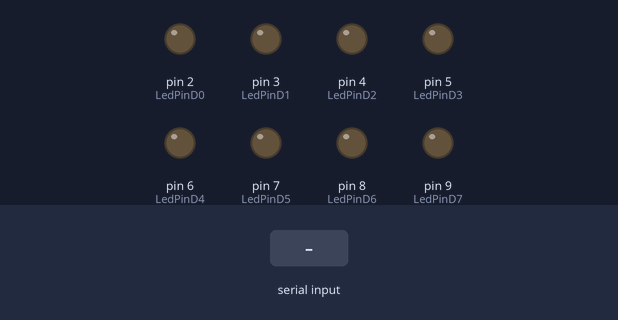
Simulated run of this sketch. Board: Arduino Uno, built with avr-gcc and run on an emulated ATmega328P. On the bench: output pins drawn as LEDs (lit = HIGH). The test bench sets the inputs (shaded band). What the sketch prints to the serial monitor is not drawn.

Above: at 2.2 s.
2.3 s: "1" received over the second serial link
At 2.9 s:
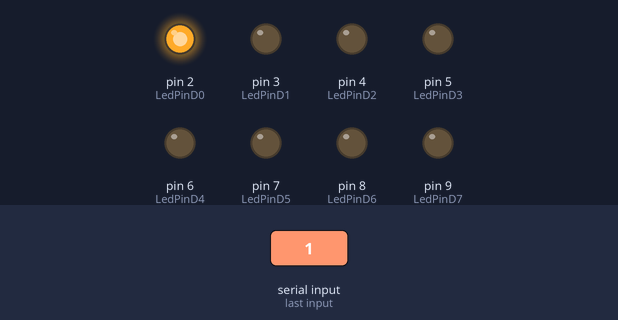
3.8 s: "2" received over the second serial link
At 5.0 s:
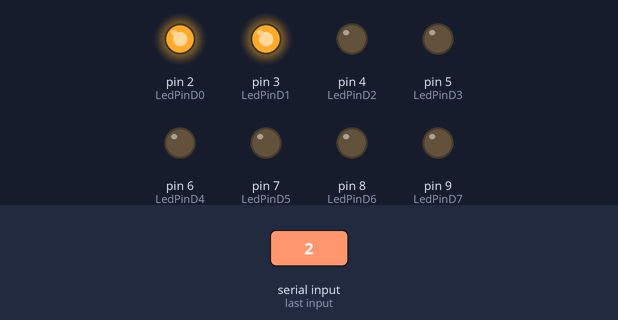
5.3 s: "3" received over the second serial link
At 6.3 s:
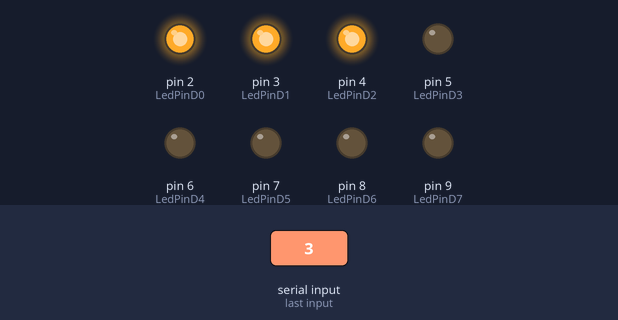
6.8 s: "4" received over the second serial link
At 7.5 s:
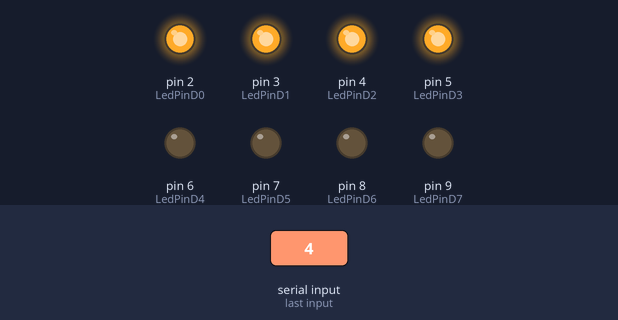
8.3 s: "5" received over the second serial link
At 8.6 s:
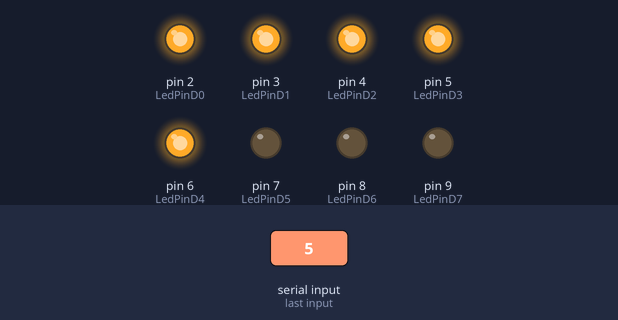
9.8 s: "6" received over the second serial link
At 11.0 s:
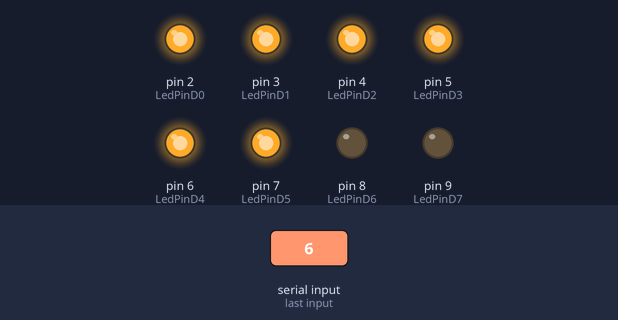
Timing chart, 0 to 12.3 s (numbered marks = the images above; inputs shaded):
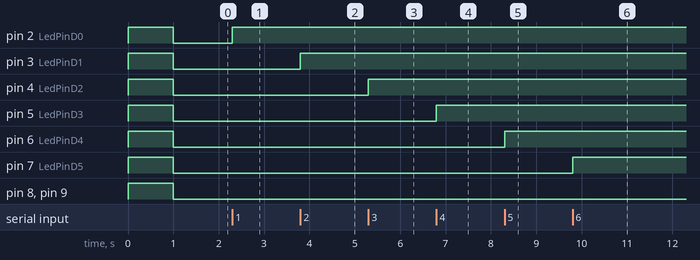

Measured:
- after the input at 2.3 s, pin 2 (LedPinD0): LOW → HIGH at once
- after the input at 3.8 s, pin 3 (LedPinD1): LOW → HIGH at once
- after the input at 5.3 s, pin 4 (LedPinD2): LOW → HIGH at once
- after the input at 6.8 s, pin 5 (LedPinD3): LOW → HIGH at once
- after the input at 8.3 s, pin 6 (LedPinD4): LOW → HIGH at once
- after the input at 9.8 s, pin 7 (LedPinD5): LOW → HIGH at once

The sketch:

BT_Talk_Speech_Light.ino
```cpp
//  ref HC-05與HC-06藍牙模組補充說明（三）：使用Arduino設定AT命令
// ref http://swf.com.tw/?p=712

#include <SoftwareSerial.h>   // 引用程式庫
#define LedPinD0 2
#define LedPinD1 3
#define LedPinD2 4
#define LedPinD3 5
#define LedPinD4 6
#define LedPinD5 7
#define LedPinD6 8
#define LedPinD7 9
#define ascStart 48
char getdata ;  // 儲存接收資料的變數

// 定義連接藍牙模組的序列埠
SoftwareSerial BT(11, 12); // 接收腳, 傳送腳

void setup() {

  pinMode(LedPinD0 , OUTPUT) ;    // set Button pin as input data
  pinMode(LedPinD1 , OUTPUT) ;    // set Button pin as input data
  pinMode(LedPinD2 , OUTPUT) ;    // set Button pin as input data
  pinMode(LedPinD3 , OUTPUT) ;    // set Button pin as input data
  pinMode(LedPinD4 , OUTPUT) ;    // set Button pin as input data
  pinMode(LedPinD5 , OUTPUT) ;    // set Button pin as input data
  pinMode(LedPinD6 , OUTPUT) ;    // set Button pin as input data
  pinMode(LedPinD7 , OUTPUT) ;    // set Button pin as input data

  Serial.begin(9600);   // 與電腦序列埠連線
  Serial.println("BT is ready!");

  // 設定藍牙模組的連線速率
  // 如果是HC-05，請改成38400
  BT.begin(9600);
   allLightOn() ;
   delay(1000);
   allLightOff() ;
}

void loop() {

    getdata = '@';
  // 若收到藍牙模組的資料，則送到「序列埠監控視窗」
  if (BT.available()) {
    getdata = BT.read();
    Serial.print(getdata, HEX);
  }

    if (getdata == '0')
        {
          allLightOff() ;
        }

    if (getdata == '9')
        {
          allLightOn() ;
        }

    if (getdata == '1')
        {
          digitalWrite(LedPinD0, HIGH) ;
        }

    if (getdata == '2')
        {
          digitalWrite(LedPinD1, HIGH) ;
        }

    if (getdata == '3')
        {
          digitalWrite(LedPinD2, HIGH) ;
        }

    if (getdata == '4')
        {
          digitalWrite(LedPinD3, HIGH) ;
        }

    if (getdata == '5')
        {
          digitalWrite(LedPinD4, HIGH) ;
        }

    if (getdata == '6')
        {
          digitalWrite(LedPinD5, HIGH) ;
        }

    if (getdata == '7')
        {
          digitalWrite(LedPinD6, HIGH) ;
        }

    if (getdata == '8')
        {
          digitalWrite(LedPinD7, HIGH) ;
        }

    if (getdata == 'T')
        {
          delay(1000);
        }

}

void allLightOn()
{
            digitalWrite(LedPinD0, HIGH) ;
          digitalWrite(LedPinD1, HIGH) ;
          digitalWrite(LedPinD2, HIGH) ;
          digitalWrite(LedPinD3, HIGH) ;
          digitalWrite(LedPinD4, HIGH) ;
          digitalWrite(LedPinD5, HIGH) ;
          digitalWrite(LedPinD6, HIGH) ;
          digitalWrite(LedPinD7, HIGH) ;
}

void allLightOff()
{
         digitalWrite(LedPinD0, LOW) ;
          digitalWrite(LedPinD1, LOW) ;
          digitalWrite(LedPinD2, LOW) ;
          digitalWrite(LedPinD3, LOW) ;
          digitalWrite(LedPinD4, LOW) ;
          digitalWrite(LedPinD5, LOW) ;
          digitalWrite(LedPinD6, LOW) ;
          digitalWrite(LedPinD7, LOW) ;
}
```
